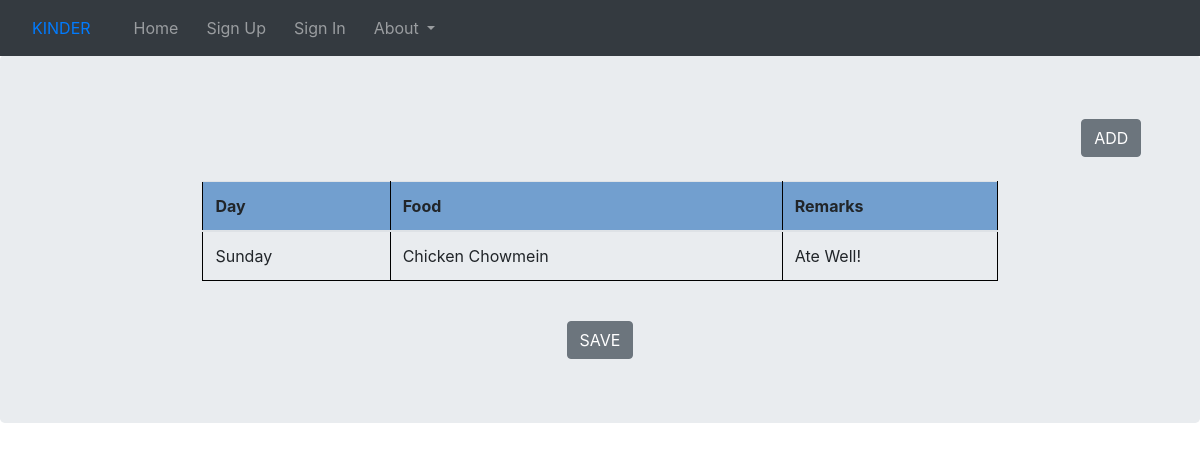
The page /home/food/ on the database as committed earlier.
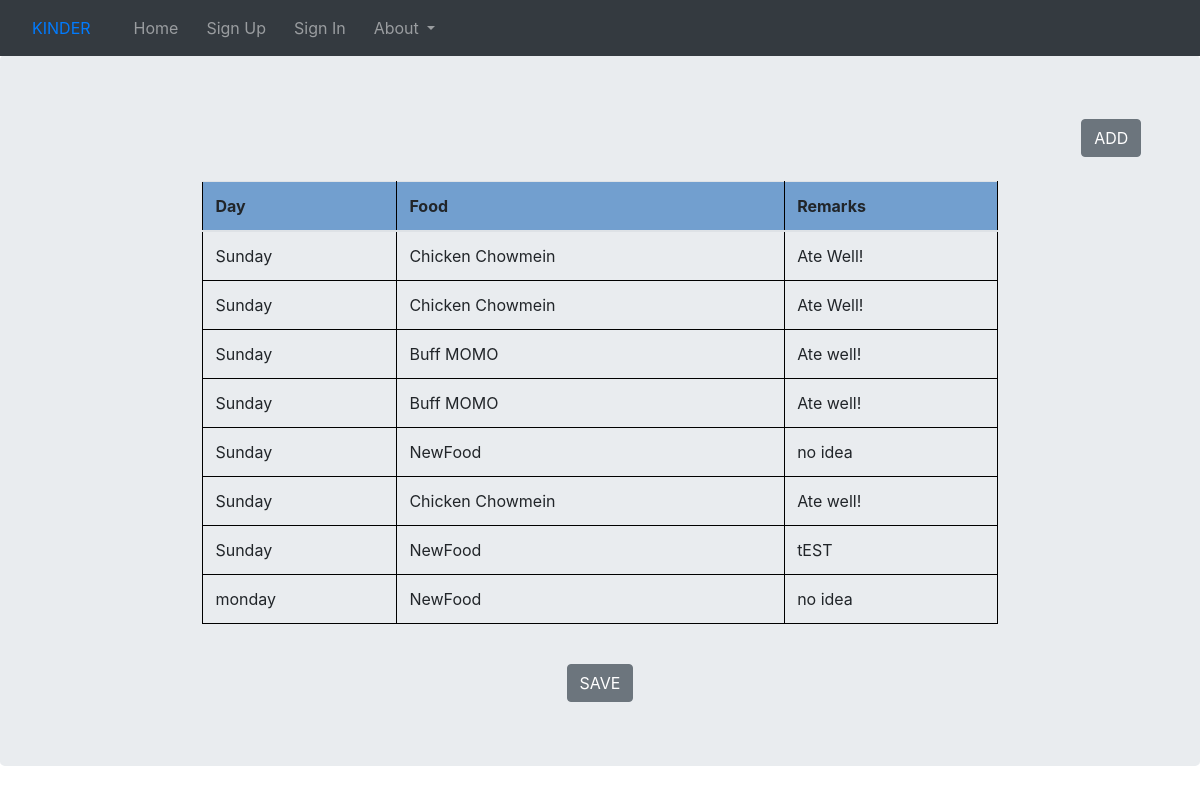
The same page on the database as committed later.
### second/models.py (models this page shows, shortened)
class Food(models.Model):
    day = models.CharField(max_length=30, null=True)
    food = models.CharField(max_length=30, null=True)
    remarks = models.CharField(max_length=30, null=True)

### second/views.py (the view)
# urls.py: path('food/', views.food, name='food'),
def food(request):
    context = {
        'food': Food.objects.all()
    }
    return render(request, 'food.html', context)

### second/templates/food.html (shortened to what this page needs)
{% extends "base1.html" %}
{% block base2 %}
<!DOCTYPE html>
<html lang="en">
<head>
</head>
<body style="padding-top: 55px;">
<div class="jumbotron">
        <center>
        <button class='btn btn-secondary' onclick="location.href='{% url 'add_food' %}'" style="margin-left:90%;">ADD</button>
        <br>
        <br>
        <table class="table table-hover" id="myTable" style="width: 70%">
          <caption>{{f.full_name}}</caption>
            <thead class="thead-gray">
                <tr>
                    <th>Day</th>
                    <th>Food</th>
                    <th>Remarks</th>
                </tr>
                </thead>
                <tbody>
                {% for f in food %}
                  <tr>
                      <td>{{f.day}}</td>
                      <td>{{f.food}}</td>
                      <td>{{f.remarks}}</td>
                  </tr>
                  {% endfor %}
                </tbody>
        </table>
        <button class='attendance-save btn btn-secondary' type='submit'>SAVE</button>
        </center>
</div>
</body>
</html>
{% endblock %}

### second/templates/base1.html (shortened to what this page needs)
<!DOCTYPE html>
<html lang="en">
<head>
    {% load static %}
    <link rel="stylesheet" href="{% static 'bootstrap/css/bootstrap.min.css' %}" type="text/css">
    <link rel="stylesheet" href="{% static 'second.css' %}" type="text">
</head>
<body>
    <div class="container">
        <nav class="navbar navbar-expand-lg fixed-top navbar-dark bg-dark">
            <a class="nav-link" href="{% url 'index' %}" style="padding-right: 20px;">KINDER </a>
            <div class="container">
                <div class="collapse navbar-collapse" id="navbarSupportedContent">
                    <ul class="navbar-nav mr-auto">
                        {% if user.is_authenticated %}
                            <li class="nav-item">
                                <a class="nav-link" href="{% url 'home' %}" style="padding-right: 20px;">Home <span
                                    class="sr-only">(current)</span></a>
                            </li>
                            <li class="nav-item">
                                <a class="nav-link" href="{% url 'profile' %}" style="padding-right: 20px;">Profile</a>
                            </li>
                            <li class="nav-item">
                                <a class='btn btn-outline-danger' href="{% url 'logout' %}">Log Out</a>
                            </li>
                        {% else %}
                            <li class="nav-item">
                                <a class="nav-link" href="{% url 'index' %}" style="padding-right: 20px;">Home </a>
                            </li>
                            <li class="nav-item">
                                <a class="nav-link" href="{% url 'signup' %}" style="padding-right: 20px;">Sign Up</a>
                            </li>
                            <li class="nav-item">
                                <a class="nav-link" href="{% url 'login' %}" style="padding-right: 20px;">Sign In</a>
                            </li>
                            <li class="nav-item dropdown">
                                <a class="nav-link dropdown-toggle" href="#" id="navbarDropdown" role="button"
                                    data-toggle="dropdown" aria-haspopup="true" aria-expanded="false">
                                    About
                                </a>
                            </li>
                        {% endif %}
                    </ul>
                </div>
            </div>
        </nav>
    </div>
    {% block base2 %}
    {% endblock %}
</body>
</html>

### second/templates/food.html (style rules this page uses)
table,th, td, tr { border: 1px solid black; border-collapse: collapse; }
#myTable th { background-color:#729FCFFF; }

Rows that differ between the two databases and show on the page:
added Food: day "Sunday", food "Chicken Chowmein", remarks "Ate Well!"
added Food: day "Sunday", food "Buff MOMO", remarks "Ate well!"
added Food: day "Sunday", food "Buff MOMO", remarks "Ate well!"
added Food: day "Sunday", food "NewFood", remarks "no idea"
added Food: day "Sunday", food "Chicken Chowmein", remarks "Ate well!"
added Food: day "Sunday", food "NewFood", remarks "tEST"
added Food: day "monday", food "NewFood", remarks "no idea"
